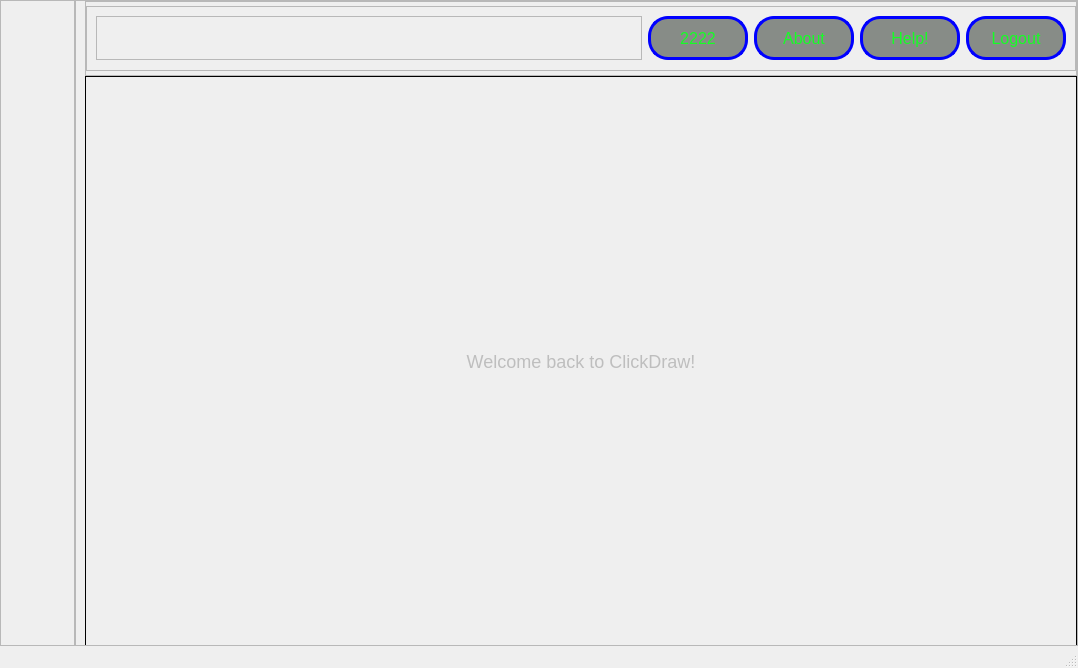
<?xml version="1.0" encoding="UTF-8"?>
<ui version="4.0">
 <class>MainWindow</class>
 <widget class="QMainWindow" name="MainWindow">
  <property name="geometry">
   <rect>
    <x>0</x>
    <y>0</y>
    <width>1078</width>
    <height>668</height>
   </rect>
  </property>
  <property name="windowTitle">
   <string>MainWindow</string>
  </property>
  <property name="layoutDirection">
   <enum>Qt::LeftToRight</enum>
  </property>
  <property name="styleSheet">
   <string notr="true">margin:0px;</string>
  </property>
  <property name="iconSize">
   <size>
    <width>0</width>
    <height>0</height>
   </size>
  </property>
  <property name="tabShape">
   <enum>QTabWidget::Rounded</enum>
  </property>
  <widget class="QWidget" name="centralwidget">
   <property name="styleSheet">
    <string notr="true">margin:0px;</string>
   </property>
   <layout class="QHBoxLayout" name="horizontalLayout">
    <property name="spacing">
     <number>0</number>
    </property>
    <property name="leftMargin">
     <number>0</number>
    </property>
    <property name="topMargin">
     <number>0</number>
    </property>
    <property name="rightMargin">
     <number>0</number>
    </property>
    <property name="bottomMargin">
     <number>0</number>
    </property>
    <item>
     <widget class="QFrame" name="frame_12">
      <property name="maximumSize">
       <size>
        <width>75</width>
        <height>16777215</height>
       </size>
      </property>
      <property name="styleSheet">
       <string notr="true">border-right:2px solid black;
</string>
      </property>
      <property name="frameShape">
       <enum>QFrame::StyledPanel</enum>
      </property>
      <property name="frameShadow">
       <enum>QFrame::Raised</enum>
      </property>
      <layout class="QVBoxLayout" name="verticalLayout_9">
       <property name="spacing">
        <number>2</number>
       </property>
       <property name="topMargin">
        <number>10</number>
       </property>
       <property name="bottomMargin">
        <number>0</number>
       </property>
       <item alignment="Qt::AlignTop">
        <widget class="QPushButton" name="pushButton_27">
         <property name="styleSheet">
          <string notr="true">

QPushButton{
background:none;border:none; border-radius:18px;


}
QPushButton:hover{
 	background-color: lightgreen;

}</string>
         </property>
         <property name="text">
          <string/>
         </property>
         <property name="icon">
          <iconset>
           <normaloff>C:/Users/mvair/Downloads/icons8-sidebar-24.png</normaloff>C:/Users/mvair/Downloads/icons8-sidebar-24.png</iconset>
         </property>
         <property name="iconSize">
          <size>
           <width>70</width>
           <height>50</height>
          </size>
         </property>
        </widget>
       </item>
       <item alignment="Qt::AlignVCenter">
        <widget class="QPushButton" name="pushButton_28">
         <property name="styleSheet">
          <string notr="true">

QPushButton{
background:none;border:none; border-radius:15px;


}
QPushButton:hover{
 	background-color: #575957;

}</string>
         </property>
         <property name="text">
          <string/>
         </property>
         <property name="icon">
          <iconset>
           <normaloff>C:/Users/mvair/Downloads/icons8-microsoft-project-48.png</normaloff>C:/Users/mvair/Downloads/icons8-microsoft-project-48.png</iconset>
         </property>
         <property name="iconSize">
          <size>
           <width>50</width>
           <height>50</height>
          </size>
         </property>
        </widget>
       </item>
       <item alignment="Qt::AlignVCenter">
        <widget class="QPushButton" name="pushButton_29">
         <property name="styleSheet">
          <string notr="true">

QPushButton{
background:none;border:none; border-radius:18px;


}
QPushButton:hover{
 	background-color: #575957;

}</string>
         </property>
         <property name="text">
          <string/>
         </property>
         <property name="icon">
          <iconset>
           <normaloff>C:/Users/mvair/Downloads/kisspng-computer-icons-portable-network-graphics-throbber-5c7cefa7a55182.3059138615516916876772-removebg-preview.png</normaloff>C:/Users/mvair/Downloads/kisspng-computer-icons-portable-network-graphics-throbber-5c7cefa7a55182.3059138615516916876772-removebg-preview.png</iconset>
         </property>
         <property name="iconSize">
          <size>
           <width>50</width>
           <height>50</height>
          </size>
         </property>
        </widget>
       </item>
       <item alignment="Qt::AlignVCenter">
        <widget class="QPushButton" name="pushButton_30">
         <property name="styleSheet">
          <string notr="true">

QPushButton{
background:none;border:none; border-radius:18px;


}
QPushButton:hover{
 	background-color: #575957;

}</string>
         </property>
         <property name="text">
          <string/>
         </property>
         <property name="icon">
          <iconset>
           <normaloff>C:/Users/mvair/Downloads/icons8-pass-48.png</normaloff>C:/Users/mvair/Downloads/icons8-pass-48.png</iconset>
         </property>
         <property name="iconSize">
          <size>
           <width>50</width>
           <height>50</height>
          </size>
         </property>
        </widget>
       </item>
       <item alignment="Qt::AlignVCenter">
        <widget class="QPushButton" name="pushButton_31">
         <property name="styleSheet">
          <string notr="true">

QPushButton{
background:none;border:none; border-radius:18px;


}
QPushButton:hover{
 	background-color: #575957;

}</string>
         </property>
         <property name="text">
          <string/>
         </property>
         <property name="icon">
          <iconset>
           <normaloff>C:/Users/mvair/Downloads/auditing-icon-6-removebg-preview.png</normaloff>C:/Users/mvair/Downloads/auditing-icon-6-removebg-preview.png</iconset>
         </property>
         <property name="iconSize">
          <size>
           <width>50</width>
           <height>50</height>
          </size>
         </property>
        </widget>
       </item>
       <item alignment="Qt::AlignVCenter">
        <widget class="QPushButton" name="pushButton_32">
         <property name="styleSheet">
          <string notr="true">

QPushButton{
background:none;border:none; border-radius:18px;


}
QPushButton:hover{
 	background-color: #575957;

}</string>
         </property>
         <property name="text">
          <string/>
         </property>
         <property name="icon">
          <iconset>
           <normaloff>C:/Users/mvair/Downloads/icone-de-parametres-et-de-parametres-verte-removebg-preview.png</normaloff>C:/Users/mvair/Downloads/icone-de-parametres-et-de-parametres-verte-removebg-preview.png</iconset>
         </property>
         <property name="iconSize">
          <size>
           <width>50</width>
           <height>50</height>
          </size>
         </property>
        </widget>
       </item>
       <item alignment="Qt::AlignVCenter">
        <widget class="QPushButton" name="pushButton_33">
         <property name="styleSheet">
          <string notr="true">

QPushButton{
background:none;border:none; border-radius:18px;


}
QPushButton:hover{
 	background-color: #575957;

}</string>
         </property>
         <property name="text">
          <string/>
         </property>
         <property name="icon">
          <iconset>
           <normaloff>C:/Users/mvair/Downloads/download-removebg-preview.png</normaloff>C:/Users/mvair/Downloads/download-removebg-preview.png</iconset>
         </property>
         <property name="iconSize">
          <size>
           <width>50</width>
           <height>50</height>
          </size>
         </property>
        </widget>
       </item>
      </layout>
     </widget>
    </item>
    <item>
     <widget class="QFrame" name="frame">
      <property name="frameShape">
       <enum>QFrame::StyledPanel</enum>
      </property>
      <property name="frameShadow">
       <enum>QFrame::Raised</enum>
      </property>
      <layout class="QVBoxLayout" name="verticalLayout_10">
       <property name="spacing">
        <number>0</number>
       </property>
       <property name="topMargin">
        <number>0</number>
       </property>
       <property name="rightMargin">
        <number>0</number>
       </property>
       <property name="bottomMargin">
        <number>0</number>
       </property>
       <item>
        <widget class="QFrame" name="frame_2">
         <property name="maximumSize">
          <size>
           <width>16777215</width>
           <height>75</height>
          </size>
         </property>
         <property name="styleSheet">
          <string notr="true">bbo</string>
         </property>
         <property name="frameShape">
          <enum>QFrame::StyledPanel</enum>
         </property>
         <property name="frameShadow">
          <enum>QFrame::Raised</enum>
         </property>
         <layout class="QHBoxLayout" name="horizontalLayout_5">
          <property name="spacing">
           <number>0</number>
          </property>
          <property name="leftMargin">
           <number>0</number>
          </property>
          <property name="topMargin">
           <number>0</number>
          </property>
          <property name="rightMargin">
           <number>0</number>
          </property>
          <property name="bottomMargin">
           <number>0</number>
          </property>
          <item>
           <widget class="QFrame" name="frame_9">
            <property name="maximumSize">
             <size>
              <width>16777215</width>
              <height>65</height>
             </size>
            </property>
            <property name="styleSheet">
             <string notr="true">border-bottom:2px solid black</string>
            </property>
            <property name="frameShape">
             <enum>QFrame::StyledPanel</enum>
            </property>
            <property name="frameShadow">
             <enum>QFrame::Raised</enum>
            </property>
            <layout class="QHBoxLayout" name="horizontalLayout_4">
             <item>
              <widget class="QFrame" name="frame_10">
               <property name="maximumSize">
                <size>
                 <width>16777215</width>
                 <height>200</height>
                </size>
               </property>
               <property name="frameShape">
                <enum>QFrame::StyledPanel</enum>
               </property>
               <property name="frameShadow">
                <enum>QFrame::Raised</enum>
               </property>
              </widget>
             </item>
             <item>
              <widget class="QPushButton" name="pushButton_23">
               <property name="maximumSize">
                <size>
                 <width>100</width>
                 <height>100</height>
                </size>
               </property>
               <property name="styleSheet">
                <string notr="true">QPushButton{

background-color:#878c87; font-size:16px;border: 3px solid blue;border-radius: 20px;color:#14ff24;
}
QPushButton:hover{
 	background-color: lightgreen;
	color: black;
}</string>
               </property>
               <property name="text">
                <string>2222</string>
               </property>
              </widget>
             </item>
             <item>
              <widget class="QPushButton" name="pushButton_24">
               <property name="maximumSize">
                <size>
                 <width>100</width>
                 <height>100</height>
                </size>
               </property>
               <property name="styleSheet">
                <string notr="true">QPushButton{

background-color:#878c87; font-size:16px;border: 3px solid blue;border-radius: 20px;color:#14ff24;
}
QPushButton:hover{
 	background-color: lightgreen;
	color: black;
}</string>
               </property>
               <property name="text">
                <string>About</string>
               </property>
              </widget>
             </item>
             <item>
              <widget class="QPushButton" name="pushButton_25">
               <property name="maximumSize">
                <size>
                 <width>100</width>
                 <height>100</height>
                </size>
               </property>
               <property name="styleSheet">
                <string notr="true">QPushButton{

background-color:#878c87; font-size:16px;border: 3px solid blue;border-radius: 20px;color:#14ff24;
}
QPushButton:hover{
 	background-color: lightgreen;
	color: black;
}</string>
               </property>
               <property name="text">
                <string>Help!</string>
               </property>
              </widget>
             </item>
             <item>
              <widget class="QPushButton" name="pushButton_26">
               <property name="maximumSize">
                <size>
                 <width>100</width>
                 <height>200</height>
                </size>
               </property>
               <property name="styleSheet">
                <string notr="true">QPushButton{

background-color:#878c87; font-size:16px;border: 3px solid blue;border-radius: 20px;color:#14ff24;
}
QPushButton:hover{
 	background-color: lightgreen;
	color: black;
}</string>
               </property>
               <property name="text">
                <string>Logout</string>
               </property>
              </widget>
             </item>
            </layout>
           </widget>
          </item>
         </layout>
        </widget>
       </item>
       <item>
        <widget class="QLabel" name="label_5">
         <property name="enabled">
          <bool>false</bool>
         </property>
         <property name="maximumSize">
          <size>
           <width>8000</width>
           <height>8000</height>
          </size>
         </property>
         <property name="focusPolicy">
          <enum>Qt::NoFocus</enum>
         </property>
         <property name="styleSheet">
          <string notr="true">font-size:18px; align:center; border:1px solid black; margin-bottom:-10px;</string>
         </property>
         <property name="text">
          <string>Welcome back to ClickDraw!</string>
         </property>
         <property name="alignment">
          <set>Qt::AlignCenter</set>
         </property>
         <property name="margin">
          <number>-9</number>
         </property>
        </widget>
       </item>
      </layout>
     </widget>
    </item>
   </layout>
  </widget>
  <widget class="QStatusBar" name="statusbar"/>
 </widget>
 <resources/>
 <connections/>
</ui>
